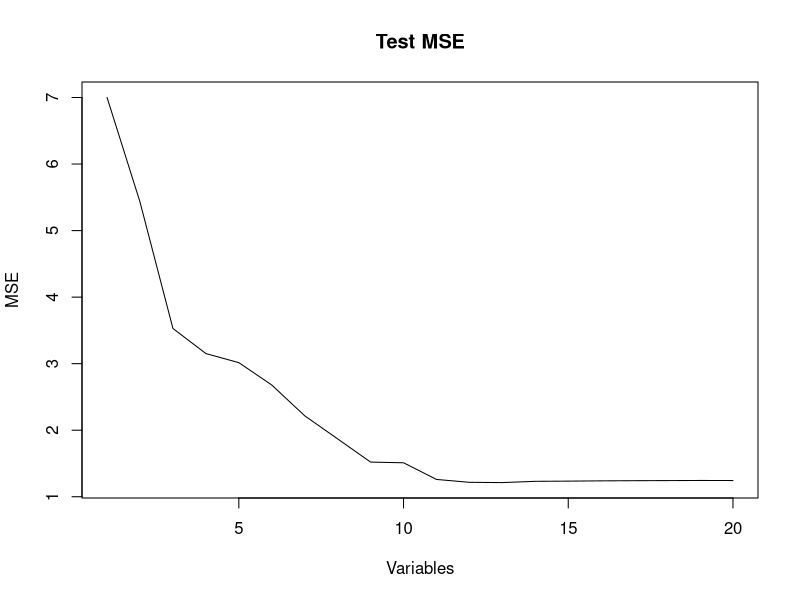
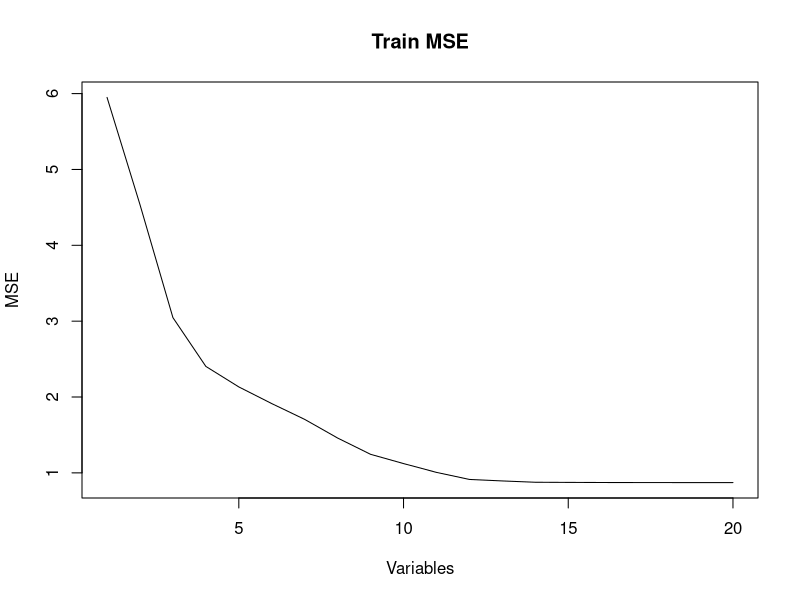
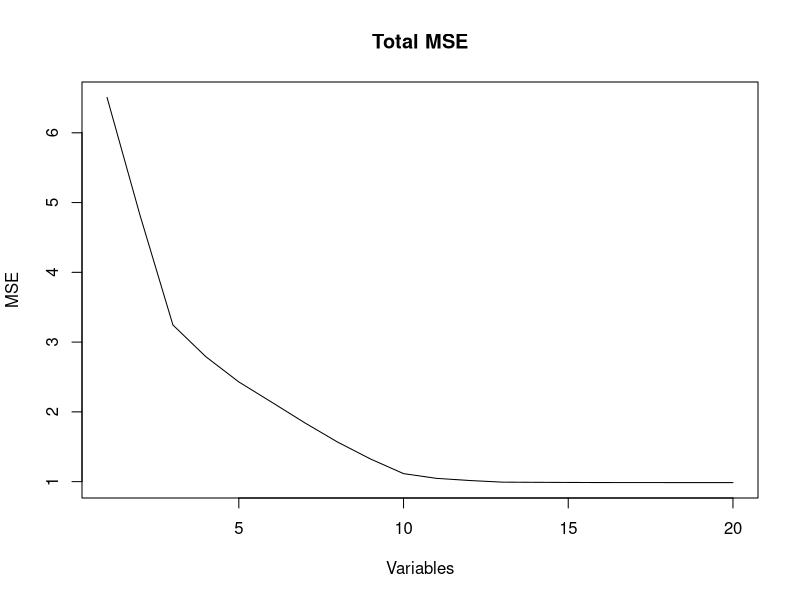

Write the R code that produced these figures, in order.
set.seed(12345)
###############Formaing a data set#############
X = matrix(rnorm(20*1000), nrow = 1000, ncol = 20)


install.packages("leaps")
library(leaps)
beta <- rnorm(20)
beta[2] = 0
beta[5] = 0
beta[6] = 0
beta[9] = 0
beta[15]= 0
beta[17] = 0

epsilon <- rnorm(1000)
 
Y = as.vector((X%*%beta) + epsilon)


###########Split into test and train data###########


train <- sample(1:nrow(X), nrow(X)*0.10)

X.train <- as.data.frame(X[train,])
X.test <- as.data.frame(X[-train,])

Y.train <- as.data.frame(Y[train])
Y.test <- as.data.frame(Y[-train])

train_data <- cbind(X.train,Y.train)
colnames(train_data) <- c(paste("D",1:21, sep = ""))
test_data <- cbind(X.test,Y.test)
colnames(test_data) <- c(paste("D",1:21, sep = ""))

total <- cbind(X,Y)

#Best subset Selection 

regfit.full <- regsubsets(D21 ~ ., data = train_data , nvmax = 20 )
#Test Data 
test.mat = model.matrix(D21 ~ ., data = test_data)
val.error = rep (NA,20)
for (i in 1:20){
  coefi = coef(regfit.full, id = i)
  pred = test.mat[,names(coefi)]%*% coefi
  val.error[i] = mean((test_data$D21 - pred)^2)
}
val.error
which.min(val.error)
coef(regfit.full, 12)

plot(val.error, xlab = "Variables" , ylab = "MSE", main = "Test MSE", type = "l")

#Training Data

train.mat = model.matrix(D21 ~ ., data = train_data)
val.error.train = rep (NA,20)
for (i in 1:20){
  coefi = coef(regfit.full, id = i)
  pred.train = train.mat[,names(coefi)]%*% coefi
  val.error.train[i] = mean((train_data$D21 - pred.train)^2)
}
val.error.train
which.min(val.error.train)
coef(regfit.full, which.min(val.error.train))

plot(val.error.train, xlab = "Variables" , ylab = "MSE", main = "Train MSE", type = "l")


###True Model
total <- cbind(X,Y)
total<- as.data.frame(total)
regfit.true <- regsubsets(Y ~ ., data = total , nvmax = 20 )

true.mat = model.matrix(Y ~ ., data = total)
val.error.true = rep (NA,20)
for (i in 1:20){
  coefi = coef(regfit.true, id = i)
  pred = true.mat[,names(coefi)]%*% coefi
  val.error.true[i] = mean((total$Y - pred)^2)
}
val.error.true
which.min(val.error.true)
coef(regfit.true, which.min(val.error.true))

plot(val.error.true, xlab = "Variables" , ylab = "MSE", main = "Total MSE", type = "l")
